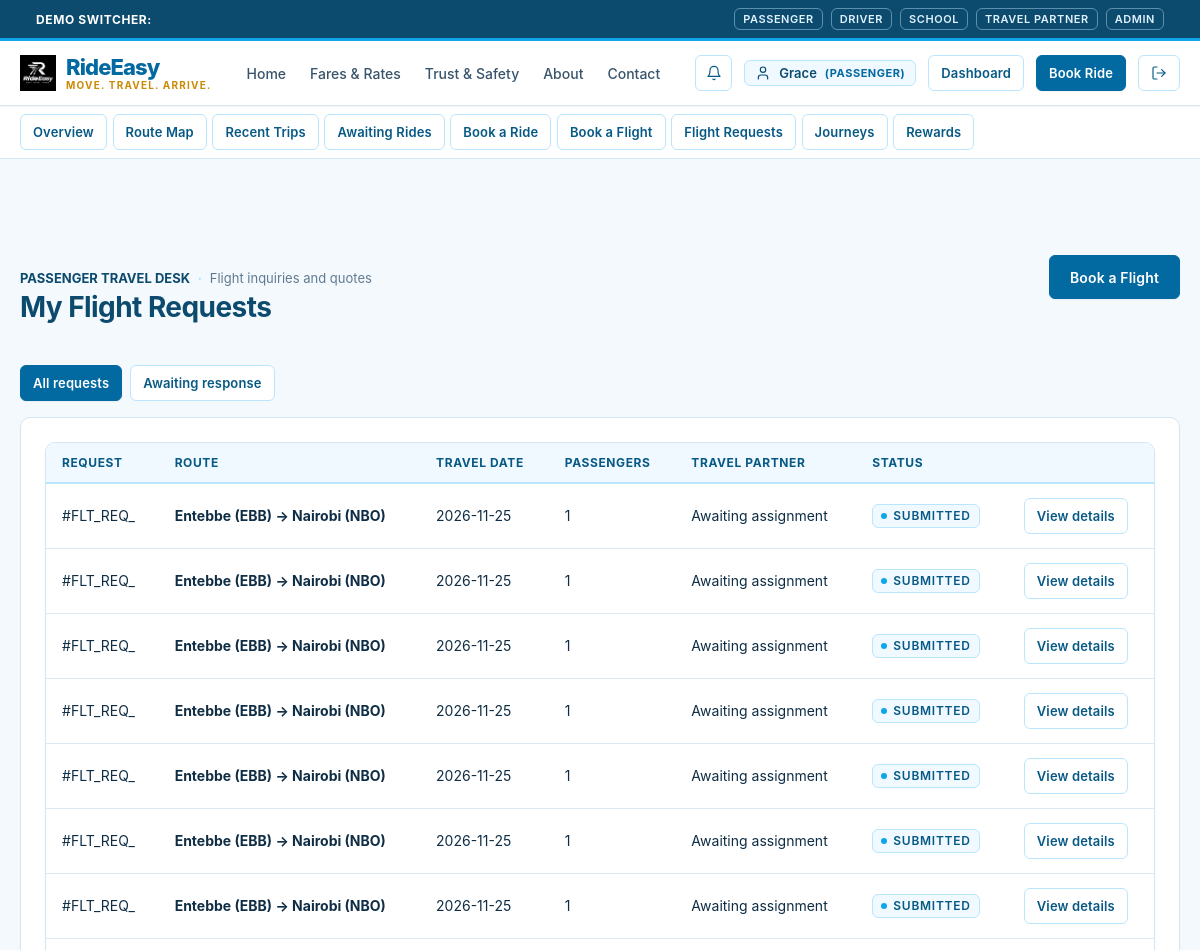
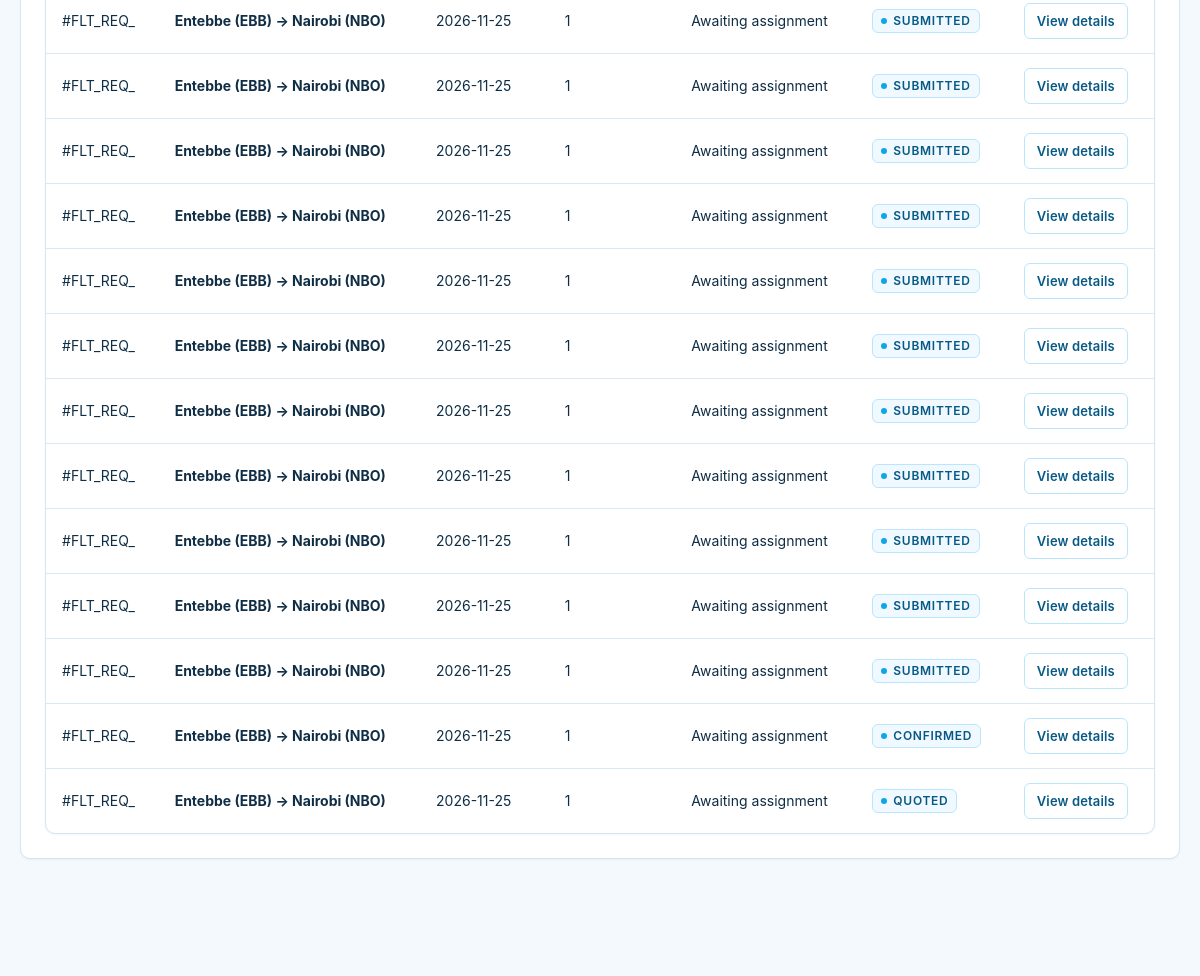
Page /passenger/flight-requests (signed in, upper part) on the earlier database version (2 pictures, top to bottom).
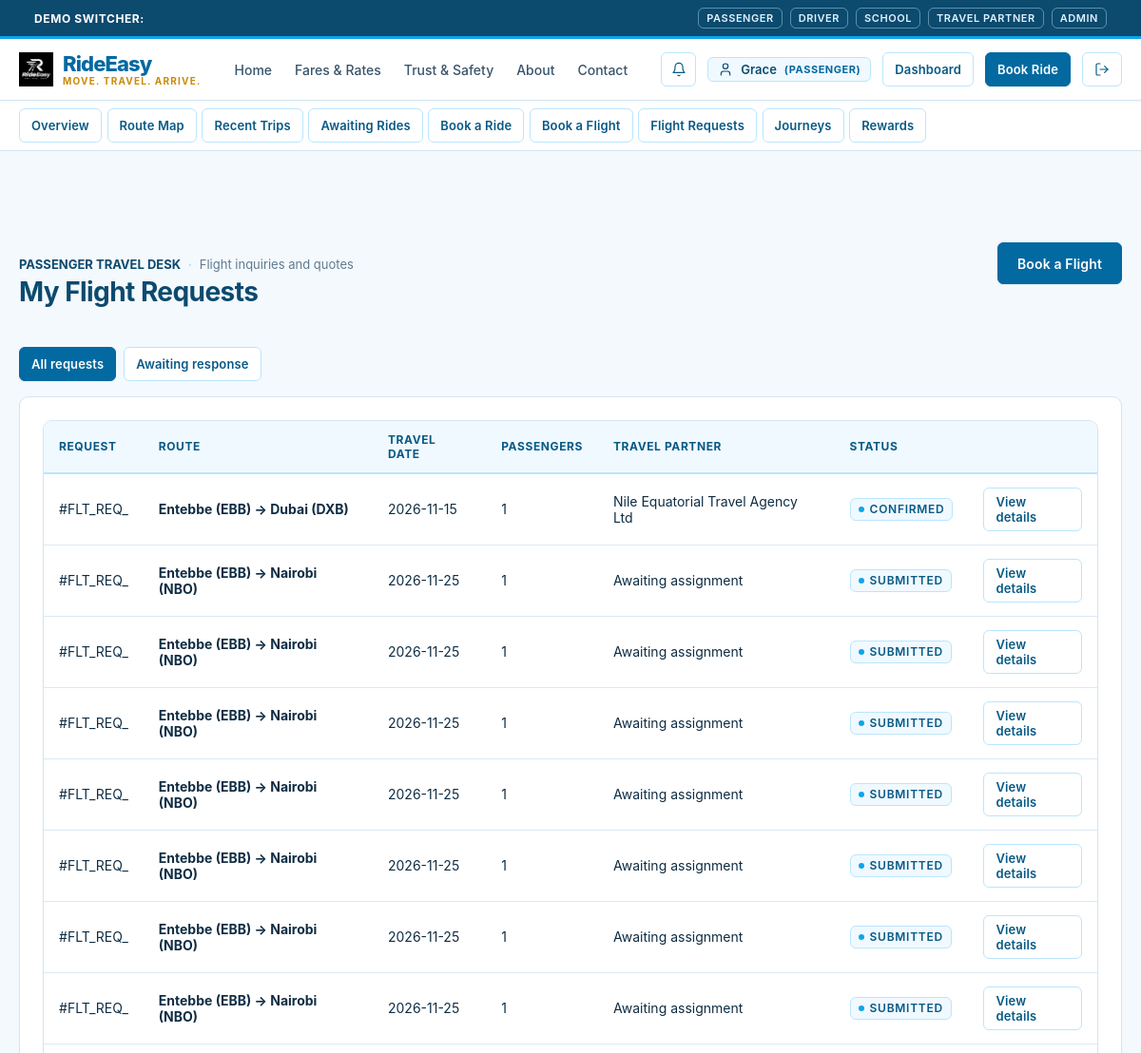
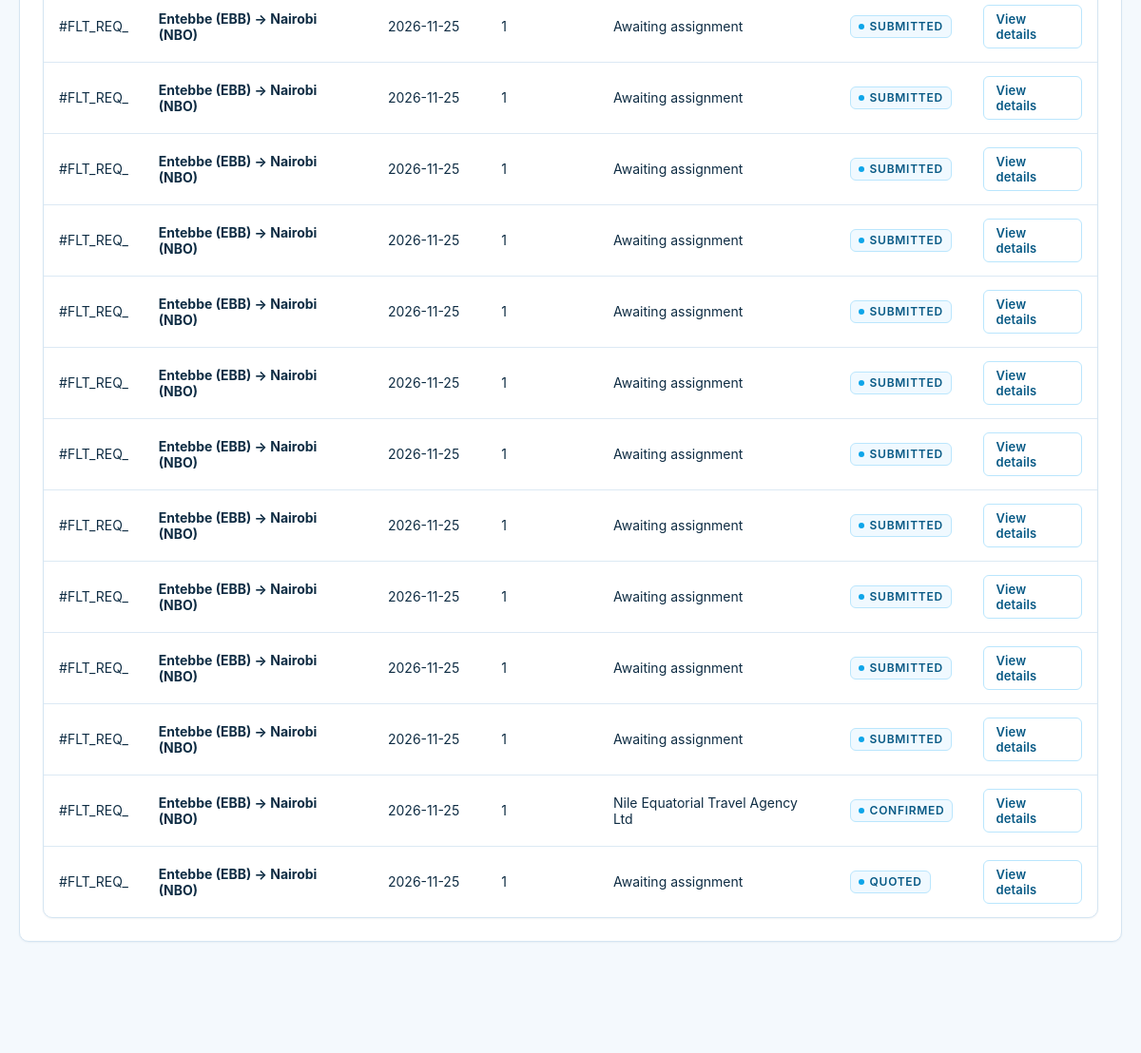
Same page on the later database version (2 pictures, top to bottom).
### tables this page shows
CREATE TABLE flight_requests (
    id TEXT PRIMARY KEY,
    passenger_id TEXT NOT NULL,
    departure_city TEXT NOT NULL,
    destination_city TEXT NOT NULL,
    departure_date TEXT NOT NULL,
    return_date TEXT,
    passenger_count INTEGER NOT NULL DEFAULT 1,
    preferred_airline TEXT,
    cabin_class TEXT DEFAULT 'Economy',
    phone TEXT NOT NULL,
    email TEXT NOT NULL,
    travel_preferences TEXT,
    notes TEXT,
    assigned_company_id TEXT,
    status TEXT NOT NULL DEFAULT 'SUBMITTED' CHECK(status IN ('SUBMITTED', 'ASSIGNED', 'QUOTED', 'CUSTOMER_APPROVED', 'CONFIRMED', 'DECLINED', 'CANCELLED')),
    created_at TIMESTAMP NOT NULL DEFAULT CURRENT_TIMESTAMP,
    FOREIGN KEY (passenger_id) REFERENCES users(id) ON DELETE CASCADE,
    FOREIGN KEY (assigned_company_id) REFERENCES users(id)
);

CREATE TABLE travel_companies (
    user_id TEXT PRIMARY KEY,
    company_name TEXT NOT NULL,
    license_number TEXT NOT NULL,
    contact_person TEXT NOT NULL,
    phone TEXT NOT NULL,
    email TEXT NOT NULL,
    physical_address TEXT NOT NULL,
    verification_status TEXT NOT NULL DEFAULT 'APPROVED' CHECK(verification_status IN ('PENDING', 'APPROVED', 'REJECTED')),
    created_at TIMESTAMP NOT NULL DEFAULT CURRENT_TIMESTAMP,
    FOREIGN KEY (user_id) REFERENCES users(id) ON DELETE CASCADE
);

### rideeasy/app/routes/passenger.py (the view)
@passenger_bp.route("/flight-requests")
def flight_requests():
    user = AuthService.get_current_user()
    status_filter = request.args.get("status", "").strip().lower()
    status_clause = ""
    if status_filter == "awaiting":
        status_clause = " AND r.status IN ('SUBMITTED', 'ASSIGNED', 'QUOTED', 'CUSTOMER_APPROVED')"
    else:
        status_filter = ""
    requests_list = get_db().fetchall(
        """SELECT r.*, c.company_name
        FROM flight_requests r
        LEFT JOIN travel_companies c ON r.assigned_company_id = c.user_id
        WHERE r.passenger_id = ?""" + status_clause + """
        ORDER BY r.created_at DESC""",
        (user["id"],)
    )
    return render_template(
        "passenger/flight_requests.html",
        user=user,
        requests=requests_list,
        status_filter=status_filter
    )

### rideeasy/app/repositories/database.py (called while the page is built)
def get_db() -> Database:
    global _db_instance
    try:
        from flask import current_app, has_app_context
        if has_app_context():
            db_url = current_app.config.get("TURSO_DATABASE_URL", "")
            auth_token = current_app.config.get("TURSO_AUTH_TOKEN", "")
            local_path = current_app.config.get("LOCAL_DB_PATH", Config.LOCAL_DB_PATH)
            if (
                _db_instance is None
                or _db_instance.db_url != db_url
                or _db_instance.auth_token != auth_token
                or _db_instance.local_path != local_path
            ):
                _db_instance = Database(db_url, auth_token, local_path)
            return _db_instance
    except ImportError:
        pass
    if _db_instance is None:
        _db_instance = Database()
    return _db_instance

    def _get_sqlite_conn(self) -> sqlite3.Connection:
        conn = sqlite3.connect(self.local_path, timeout=10.0, check_same_thread=False)
        conn.row_factory = sqlite3.Row
        conn.execute("PRAGMA foreign_keys = ON;")
        return conn

### rideeasy/app/routes/passenger.py (called while the page is built)
@passenger_bp.before_request
@login_required
@role_required("PASSENGER", "ADMIN")
def before_request():
    pass

### rideeasy/app/templates/passenger/flight_requests.html (shortened to what this page needs)
{% extends "base.html" %}
{% block content %}
<div class="container section">
  <div style="display: flex; justify-content: space-between; align-items: baseline; flex-wrap: wrap; gap: 1rem; margin-bottom: 2rem;">
    <div>
      <div class="metadata-row" style="margin-bottom: 0.25rem;">
        <span style="font-weight: 700; color: var(--color-black); text-transform: uppercase;">Passenger Travel Desk</span>
        <span class="metadata-separator">·</span>
        <span>Flight inquiries and quotes</span>
      </div>
      <h2>My Flight Requests</h2>
    </div>
    <a href="/passenger/flight-request" class="btn btn-primary">Book a Flight</a>
  </div>
  <div style="display: flex; gap: 0.5rem; margin-bottom: 1rem;">
    <a href="/passenger/flight-requests" class="btn {% if not status_filter %}btn-primary{% else %}btn-secondary{% endif %} btn-sm">All requests</a>
    <a href="/passenger/flight-requests?status=awaiting" class="btn {% if status_filter == 'awaiting' %}btn-primary{% else %}btn-secondary{% endif %} btn-sm">Awaiting response</a>
  </div>
  <div class="card">
    {% if requests %}
      <div class="table-responsive">
        <table class="table">
          <thead>
            <tr>
              <th>Request</th>
              <th>Route</th>
              <th>Travel date</th>
              <th>Passengers</th>
              <th>Travel partner</th>
              <th>Status</th>
              <th></th>
            </tr>
          </thead>
          <tbody>
            {% for item in requests %}
              <tr>
                <td>#{{ item.id[:8].upper() }}</td>
                <td><strong>{{ item.departure_city }} → {{ item.destination_city }}</strong></td>
                <td>{{ item.departure_date }}</td>
                <td>{{ item.passenger_count }}</td>
                <td>{{ item.company_name or 'Awaiting assignment' }}</td>
                <td><span class="status-indicator"><span class="status-dot"></span>{{ item.status.replace('_', ' ') }}</span></td>
                <td><a href="/passenger/flight-requests/{{ item.id }}" class="btn btn-secondary btn-sm">View details</a></td>
              </tr>
            {% endfor %}
          </tbody>
        </table>
      </div>
    {% endif %}
  </div>
</div>
{% endblock %}

Differences in the rows shown:
added flight_requests: id "FLT_REQ_", departure_city "Entebbe (EBB)", destination_city "Dubai (DXB)", departure_date "2026-11-15", passenger_count "1", company_name "Nile Equatorial Travel Agency Ltd", status.replace "CONFIRMED"
computed for flight_requests (number 20 of 21 on the later page): company_name "Awaiting assignment" → "Nile Equatorial Travel Agency Ltd"
